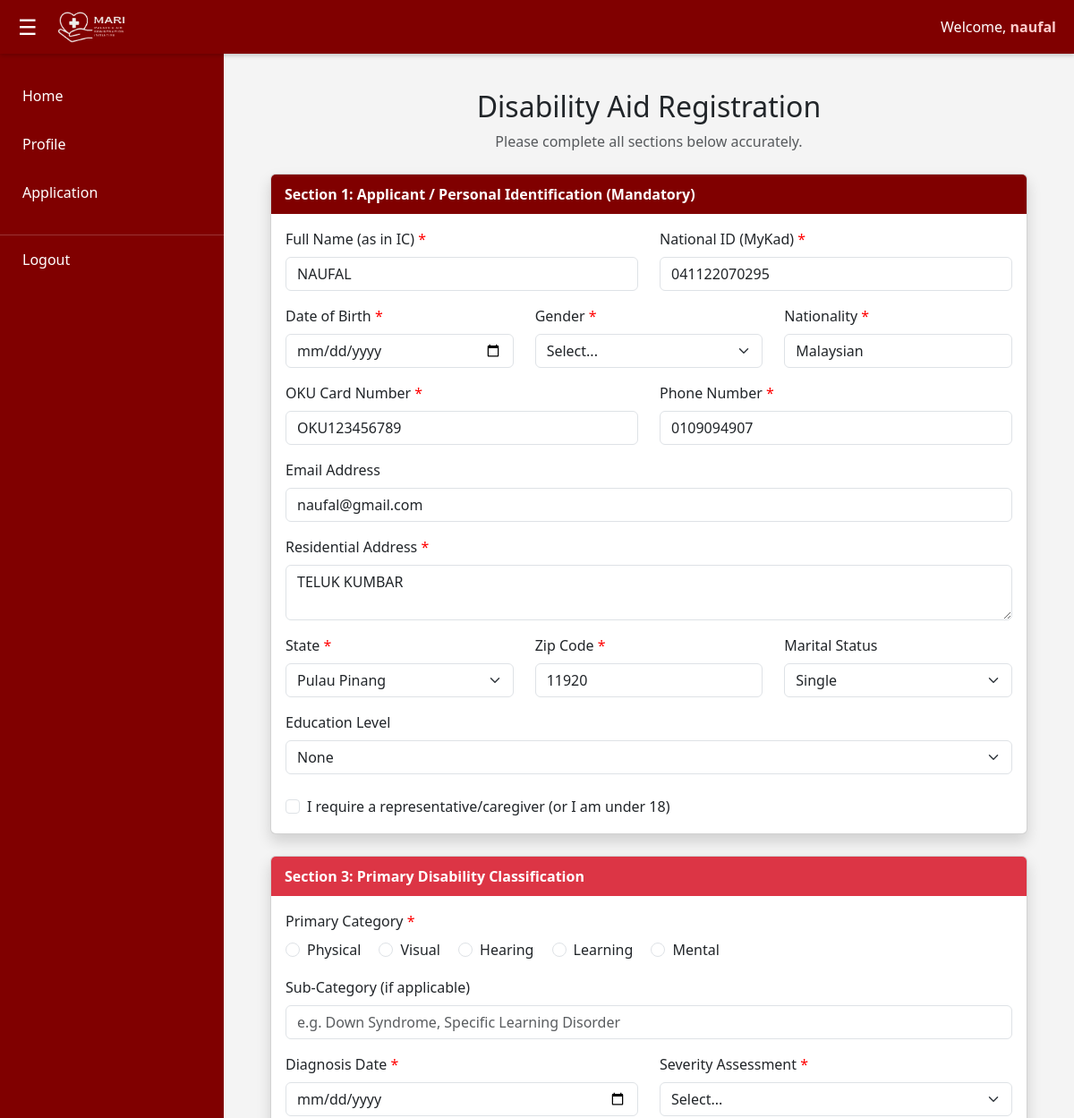
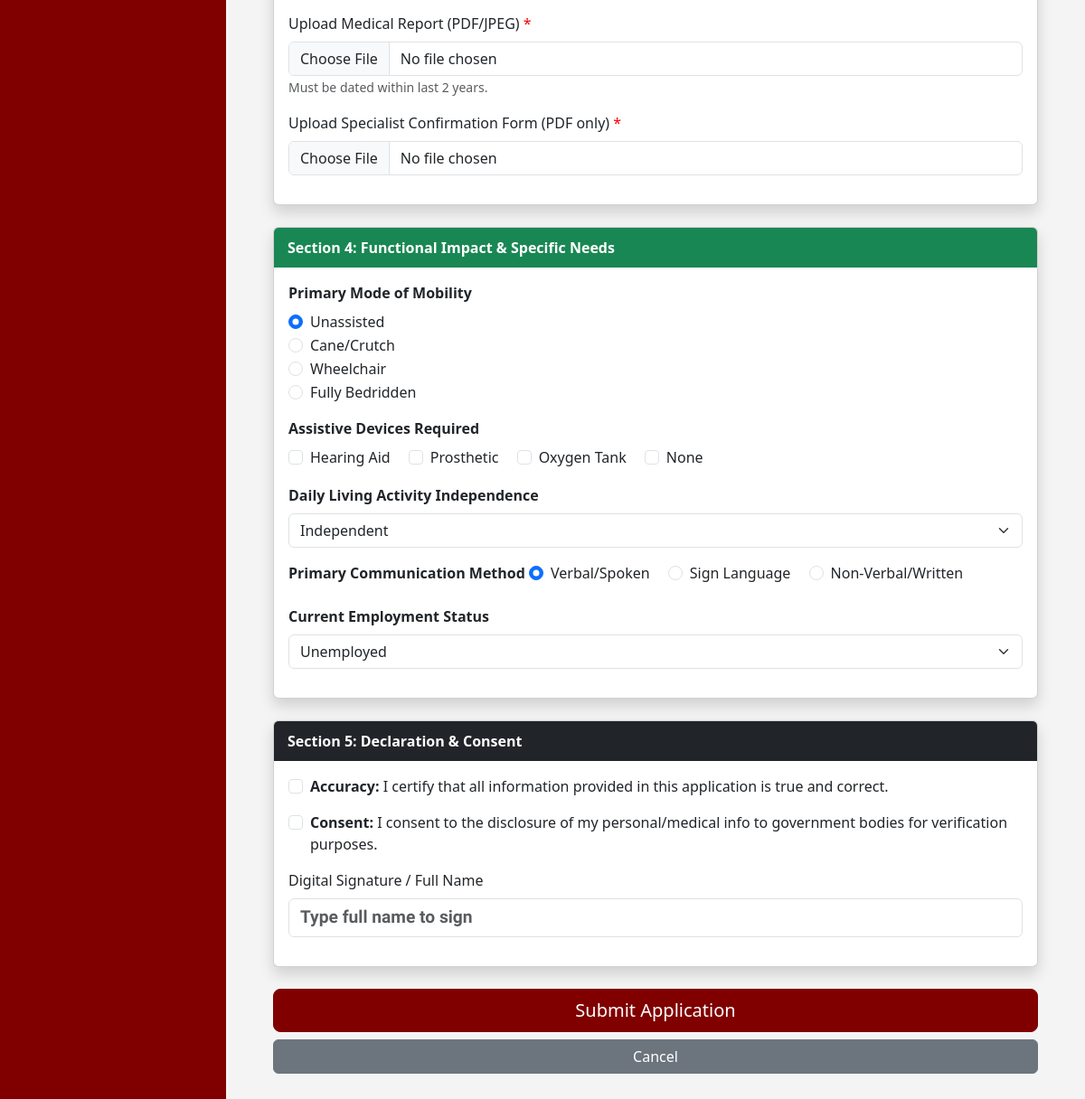
Screenshot of /application_form.php (signed in) with the database file from the repository (2 pictures, top to bottom).
### tables this page shows
CREATE TABLE `users` (
  `user_id` int NOT NULL,
  `full_name` varchar(255) NOT NULL,
  `ic_number` varchar(20) NOT NULL,
  `email` varchar(255) NOT NULL,
  `phone_number` varchar(20) NOT NULL,
  `address` text,
  `state` varchar(50) DEFAULT NULL,
  `zip_code` varchar(10) DEFAULT NULL,
  `username` varchar(100) NOT NULL,
  `password` varchar(255) NOT NULL,
  `profile_picture` varchar(255) DEFAULT NULL,
  `oku_number` varchar(50) DEFAULT NULL,
  `created_at` timestamp NULL DEFAULT CURRENT_TIMESTAMP,
  `updated_at` timestamp NULL DEFAULT CURRENT_TIMESTAMP ON UPDATE CURRENT_TIMESTAMP
);

### application_form.php (the view, shortened to what the rows shown need)
<?php
include "db_conn.php";
$user_id = $_SESSION['user_id'];
$sql = "SELECT * FROM users WHERE user_id = '$user_id'";
$result = mysqli_query($conn, $sql);
if (mysqli_num_rows($result) > 0) {
    $user_data = mysqli_fetch_assoc($result);
}
?>
<!DOCTYPE html>
<html lang="en">
<head>
    <link href="https://cdn.jsdelivr.net/npm/bootstrap@5.3.0/dist/css/bootstrap.min.css" rel="stylesheet">
<link rel="stylesheet" href="assets/css/applicationform-styles.css">
</head>
<body>
    <main class="main-content" id="main-content">
        <div class="container-fluid">
            <div class="text-center mb-4">
                <h2>Disability Aid Registration</h2>
            </div>
            <form action="submit_application.php" method="POST" enctype="multipart/form-data">
                <div class="card shadow mb-4">
                    <div class="card-body">
                        <div class="row">
                            <div class="col-md-6 mb-3">
                                <label class="form-label">Full Name (as in IC) <span class="required-asterisk">*</span></label>
                                <input type="text" name="full_name" class="form-control" value="<?php echo htmlspecialchars($user_data['full_name']); ?>" required>
                            </div>
                            <div class="col-md-6 mb-3">
                                <label class="form-label">National ID (MyKad) <span class="required-asterisk">*</span></label>
                                <input type="text" name="nric_number" class="form-control" placeholder="900101-14-1234" value="<?php echo htmlspecialchars($user_data['ic_number']); ?>" required>
                            </div>
                        </div>
                        <div class="row">
                            <div class="col-md-6 mb-3">
                                <label class="form-label">OKU Card Number <span class="required-asterisk">*</span></label>
                                <input type="text" name="oku_number" class="form-control" placeholder="Enter OKU Card Number" value="<?php echo htmlspecialchars($user_data['oku_number'] ?? ''); ?>" required>
                            </div>
                            <div class="col-md-6 mb-3">
                                <label class="form-label">Phone Number <span class="required-asterisk">*</span></label>
                                <input type="text" name="phone_number" class="form-control" value="<?php echo htmlspecialchars($user_data['phone_number']); ?>" required>
                            </div>
                        </div>
                        <div class="row">
                            <div class="col-md-12 mb-3">
                                <label class="form-label">Email Address</label>
                                <input type="email" name="email_address" class="form-control" value="<?php echo htmlspecialchars($user_data['email']); ?>">
                            </div>
                        </div>
                        <div class="mb-3">
                            <label class="form-label">Residential Address <span class="required-asterisk">*</span></label>
                            <textarea name="residental_address" class="form-control" rows="2" required><?php echo htmlspecialchars($user_data['address'] ?? ''); ?></textarea>
                        </div>
                        <div class="row">
                            <div class="col-md-4 mb-3">
                                <label class="form-label">State <span class="required-asterisk">*</span></label>
                                <select name="state" class="form-select" required>
                                    <option value="Pulau Pinang" <?php echo (isset($user_data['state']) && $user_data['state'] == 'Pulau Pinang') ? 'selected' : ''; ?>>Pulau Pinang</option>
                                </select>
                            </div>
                            <div class="col-md-4 mb-3">
                                <label class="form-label">Zip Code <span class="required-asterisk">*</span></label>
                                <input type="text" name="zip_code" class="form-control" placeholder="Enter zip code" value="<?php echo htmlspecialchars($user_data['zip_code'] ?? ''); ?>" required>
                            </div>
                        </div>
                    </div>
                </div>
            </form>
        </div>
    </main>
</body>
</html>

### rows the page displays
users: full_name "naufal", nric_number "041122070295", oku_number "OKU123456789", phone_number "0109094907", email_address "naufal@gmail.com", residental_address "TELUK KUMBAR", state "Pulau Pinang", zip_code "11920"

### other values shown
$username "naufal"
